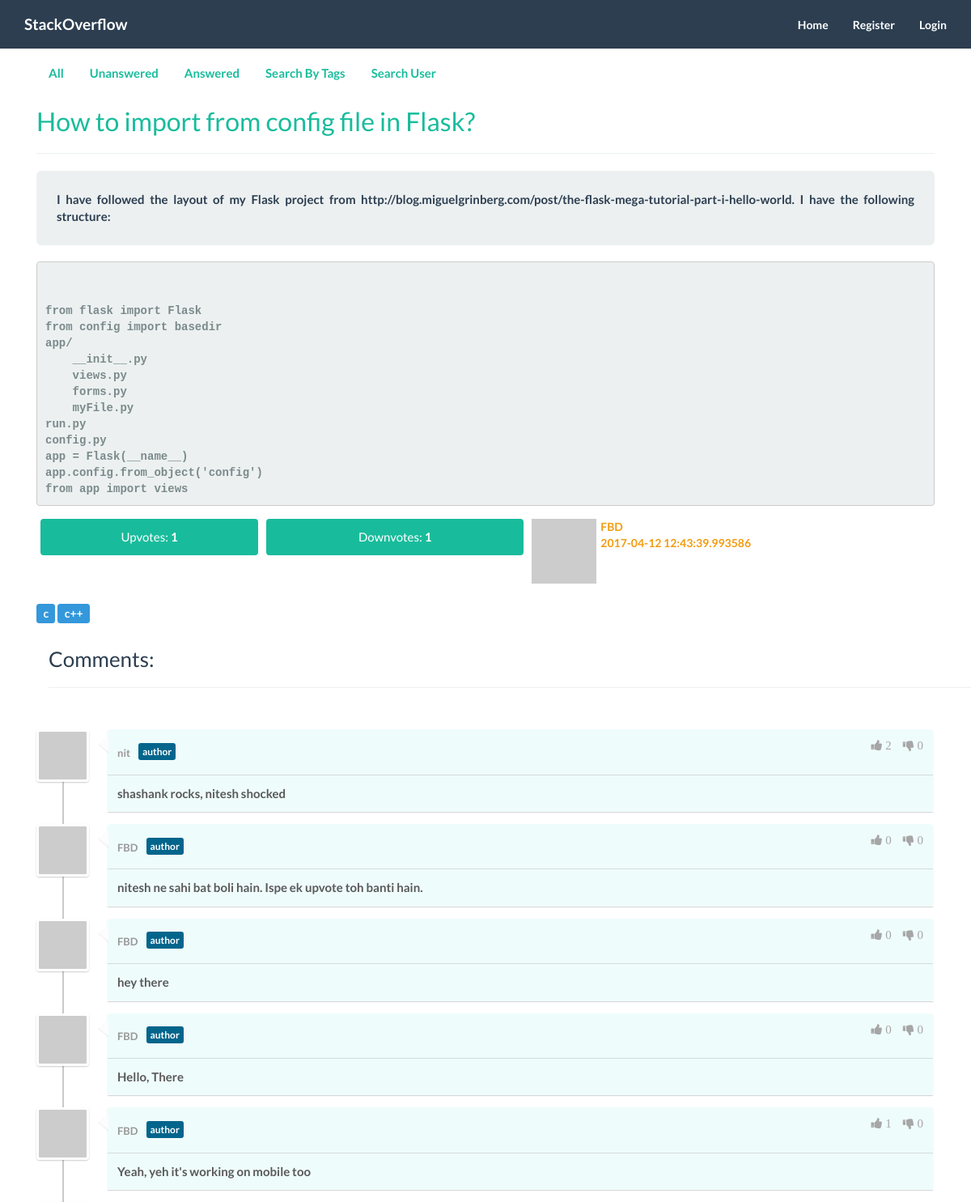
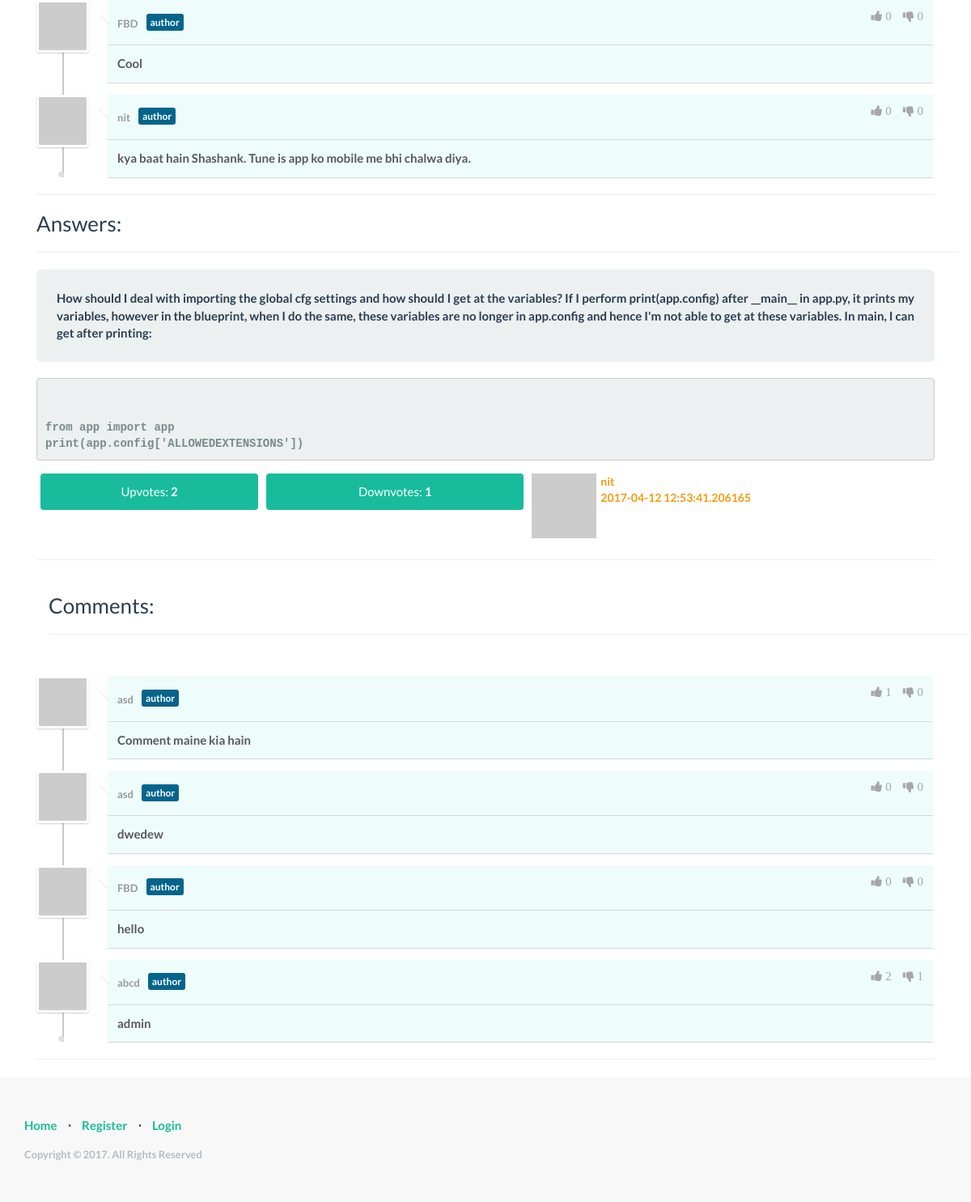
Page /question/2 on the committed database (2 pictures, top to bottom).
### app/mod_question/models.py (models this page shows, shortened)
class Question(db.Model):
	__tablename__ = "questions"
	question_id = db.Column(db.Integer, primary_key = True)
	title = db.Column(db.String)
	body = db.Column(db.Text)
	code = db.Column(db.Text)
	timestamp = db.Column(db.DateTime)
	user_id = db.Column(db.Integer, db.ForeignKey('users.user_id'))
	answers = db.relationship('Answer', backref = 'question', lazy = 'dynamic')
	comments = db.relationship('Comment', backref = 'question', lazy = 'dynamic')
	tags = db.relationship('Tag', backref = 'question', lazy = 'dynamic')
	upvotes = db.relationship('Upvote', backref = 'question', lazy = 'dynamic')
	downvotes = db.relationship('Downvote', backref = 'question', lazy = 'dynamic')
	answered = db.Column(db.Integer)

### app/mod_user/models.py (models this page shows, shortened)
class User(UserMixin, db.Model):
	__tablename__ = "users"
	user_id = db.Column(db.Integer, primary_key = True, autoincrement = True)
	username = db.Column(db.String, index = True, unique = True)
	email = db.Column(db.String, index = True, unique = True)
	password_hash = db.Column(db.String(128))
	last_seen = db.Column(db.DateTime)
	questions = db.relationship('Question', backref = 'author', lazy = 'dynamic')
	answers = db.relationship('Answer', backref = 'author', lazy = 'dynamic')
	comments = db.relationship('Comment', backref = 'author', lazy = 'dynamic')
	upvotes = db.relationship('Upvote', backref = 'author', lazy = 'dynamic')
	downvotes = db.relationship('Downvote', backref = 'author', lazy = 'dynamic')
	@property
	def password(self):
		raise AttributeError('password is not a readable attribute')
	"""This generates password based on hashing """
	@password.setter
	def password(self, password):
		self.password_hash = generate_password_hash(password)
	"""This verifies password based on hashing"""
	"""Uses gravatar API"""
	def avatar(self, size):
		return 'http://www.gravatar.com/avatar/%s?d=identicon&s=%d' % (md5(self.email.encode('utf-8')).hexdigest(), size)

### app/mod_tag/models.py (models this page shows, shortened)
class Tag(db.Model):
	__tablename__ = "tags"
	tag_id = db.Column(db.Integer, primary_key = True)
	body = db.Column(db.String)
	question_id = db.Column(db.Integer,db.ForeignKey('questions.question_id'))

### app/mod_comment/models.py (models this page shows, shortened)
class Comment(db.Model):
	__tablename__ = "comments"
	comment_id = db.Column(db.Integer, primary_key = True)
	body = db.Column(db.Text)
	user_id = db.Column(db.Integer, db.ForeignKey('users.user_id'))
	question_id = db.Column(db.Integer,db.ForeignKey('questions.question_id'))
	answer_id = db.Column(db.Integer,db.ForeignKey('answers.answer_id'))
	upvotes = db.relationship('Upvote', backref = 'comment', lazy = 'dynamic')
	downvotes = db.relationship('Downvote', backref = 'comment', lazy = 'dynamic')

### app/mod_answer/models.py (models this page shows, shortened)
class Answer(db.Model):
	__tablename__ = "answers"
	answer_id = db.Column(db.Integer, primary_key = True)
	body = db.Column(db.Text)
	code = db.Column(db.Text)
	timestamp = db.Column(db.DateTime)
	user_id = db.Column(db.Integer, db.ForeignKey('users.user_id'))
	question_id = db.Column(db.Integer, db.ForeignKey('questions.question_id'))
	comments = db.relationship('Comment', backref = 'answer', lazy = 'dynamic')
	upvotes = db.relationship('Upvote', backref = 'answer', lazy = 'dynamic')
	downvotes = db.relationship('Downvote', backref = 'answer', lazy = 'dynamic')

### app/mod_question/views.py (the view)
@mod_question.route('/question/<question_id>', methods = ['GET', 'POST'])
def showQuestion(question_id):
	question = Question.query.filter_by(question_id = question_id).all()
	if not question:
		return redirect(url_for('index'))
	answers = Answer.query.filter_by(question_id = question_id).all()
	answers = question[0].answers
	comments = Comment.query.filter_by(question_id = question_id).all()
	enabled = True
	if g.user.is_authenticated and len(Answer.query.filter_by(question_id = question_id, user_id = g.user.user_id).all()):
		enabled = False
	return render_template('mod_question/showQuestion.html', title = question[0].title, questions = question, answers = answers, enabled = enabled, comments = comments)

### app/templates/mod_question/showQuestion.html (shortened to what this page needs)
{% extends "base.html" %}
{% block body %}
<div class="container">
    <div class="col-md-12 text-center">
        <ul class="nav nav-pills">
            <li><a href="{{ url_for('mod_home.index') }}">All</a></li>
            <li><a href="{{ url_for('mod_question.unansweredQuestions') }}">Unanswered</a></li>
            <li><a href="{{ url_for('mod_question.answeredQuestions') }}">Answered</a></li>
            <li><a href="{{ url_for('mod_tag.searchByTags') }}">Search By Tags</a></li>
            <li><a href="{{ url_for('mod_user.profile') }}">Search User</a></li>
        </ul>
    </div>
    <br>
    <div class="col-md-12 text-center">
        {% for question in questions %}
            {% include 'mod_question/question.html' %}
        {% endfor %}
    </div>
    <div class="container">
        <h3>Answers: </h3>
        <hr>
    </div>
    <div class="col-md-12 text-center">
        {% for answer in answers %}
            {% include 'mod_answer/answer.html' %}
        {% endfor %}
    </div>
    <br>
</div>
{% endblock %}

### app/templates/base.html (shortened to what this page needs)
<html>
<head>
    <link rel="stylesheet" type="text/css" href="/static/css/style.css">
    <link rel="stylesheet" type="text/css" href="/static/css/theme.min.css">
    <link rel="stylesheet" type="text/css" href="/static/css/newStyle.css">
    <link rel="stylesheet" type="text/css" href="/static/css/comments.css">
    <link href="//maxcdn.bootstrapcdn.com/font-awesome/4.2.0/css/font-awesome.min.css" rel="stylesheet">
    <link rel="stylesheet" href="http://bootstrap-tagsinput.github.io/bootstrap-tagsinput/dist/bootstrap-tagsinput.css">
</head>
<body>
    <nav class="navbar navbar-default navbar-fixed-top topnav" role="navigation">
        <div class="container topnav">
          <div class="navbar-header">
              <a class="navbar-brand topnav" href="{{ url_for('mod_home.index') }}">StackOverflow</a>
          </div>
          <div class="collapse navbar-collapse" id="bs-example-navbar-collapse-1">
              <ul class="nav navbar-nav navbar-right">
                {% if current_user.is_authenticated %}
                  <li><a href="{{ url_for('mod_user.dashboard') }}">Dashboard</a></li>
                  <li><a href="{{ url_for('mod_user.profile', username = g.user.username) }}">My Profile</a></li>
                  <li><a href="{{ url_for('mod_auth.logout') }}">Logout</a></li>
                  <li><a><i class="fa fa-user"></i>  Hi, {{ current_user.username }}!</a></li>
                {% else %}
                  <li><a href="{{ url_for('mod_home.index') }}">Home</a></li>
                  <li><a href="{{ url_for('mod_auth.register') }}">Register</a></li>
                  <li><a href="{{ url_for('mod_auth.login') }}">Login</a></li>
                {% endif %}
              </ul>
          </div>
        </div>
    </nav>
    <div class="wrapper">
      {% block body %}
      {% endblock %}
      <div class="push"></div>
    </div>
    <footer>
        <div class="container">
            <div class="row">
                <div class="col-lg-12">
                    <ul class="list-inline">
                        <li><a href="{{ url_for('mod_home.index') }}">Home</a></li>
                        <li class="footer-menu-divider">⋅</li>
                        {% if current_user.is_authenticated %}
                          <li><a href="{{ url_for('mod_auth.logout') }}"></a></li>
                        {% else %}
                        <li><a href="{{ url_for('mod_auth.register') }}">Register</a></li>
                        <li class="footer-menu-divider">⋅</li>
                        <li><a href="{{ url_for('mod_auth.login') }}">Login</a></li>
                        {% endif %}
                    </ul>
                    <p class="copyright text-muted small">Copyright © 2017. All Rights Reserved</p>
                </div>
            </div>
        </div>
    </footer>
</body>
</html>

### app/templates/mod_question/question.html (shortened to what this page needs)
<h2 style="text-align: left;"><a href="#">{{ question.title }}</a></h2>
<hr>
<div class="well well-lg">
	{{ question.body }}
</div>
<pre class="prettyprint" style="text-align: justify;">
	{{ question.code }}
</pre>
<table class="table table-condensed" style="padding: 0px; margin-right: 0px;">
	<tr>
		<td>
		{% if current_user.is_authenticated and vote_allowed_check(question.question_id, 1, 1) %}
			<!--<a href = "{{ url_for('mod_vote.questionUpvote', question_id = question.question_id) }}" class="btn btn-success btn-block btn-default">Upvotes:
				<span style="font-weight: bold;">{{ question.upvotes.all()|length }}</span>
			</a>-->
			<a id="question-upvote-{{ question.question_id }}" class="btn btn-success btn-block btn-default" onclick="questionUpvote(this)">Upvotes:
				<span style="font-weight: bold;">{{ question.upvotes.all()|length }}</span>
			</a>
		{% else %}
			<a href = "{{ url_for('mod_vote.questionUpvote', question_id = question.question_id) }}" onclick="return false;" style="cursor: default;" class="btn btn-success btn-block btn-default">Upvotes:
				<span style="font-weight: bold;">{{ question.upvotes.all()|length }}
				</span>
			</a>
		{% endif %}
		</td>
		<td>
		{% if current_user.is_authenticated and vote_allowed_check(question.question_id, 2, 1) %}
			<!--<a href = "{{ url_for('mod_vote.questionDownvote', question_id = question.question_id) }}"  class="btn btn-success btn-block btn-default">Downvotes:
				<span style="font-weight: bold;">{{ question.downvotes.all()|length }}
				</span>
			</a>-->
			<a id="question-downvote-{{ question.question_id }}" class="btn btn-success btn-block btn-default" onclick="questionDownvote(this)">Downvotes:
				<span style="font-weight: bold;">{{ question.downvotes.all()|length }}</span>
			</a>
		{% else %}
			<a href = "{{ url_for('mod_vote.questionDownvote', question_id = question.question_id) }}" onclick="return false;" style="cursor: default;" class="btn btn-success btn-block btn-default">Downvotes:
				<span style="font-weight: bold;">{{ question.downvotes.all()|length }}
				</span>
			</a>
		{% endif %}
		</td>
		<td>
			<img src="{{ question.author.avatar(40) }}" style="float: left; padding-right: 5px;">
			<p class="text-warning" style="padding-left: 10px; font-size: 14px; font-weight: bold;">
				{{ question.author.username }}<br>{{ question.timestamp }}
			</p>
		</td>
	</tr>
</table>
<p style="text-align: left;">
	{% for tag in question.tags %}
		<span class="label label-info" style="font-size: 14px;">{{ tag.body }}</span>
	{% endfor %}
</p>
<div class="container">
	<h3 style="text-align: left;">Comments: </h3>
	<hr>
</div>
<div class="comments-container">
	<ul id="comments-list" class="comments-list">
	{% for comment in comments %}
		{% include 'mod_comment/comments.html' %}
	{% endfor %}
</div>
<hr>

### app/templates/mod_comment/comments.html
<li>
	<div class="comment-main-level" >
	<div class="comment-avatar"><img src="{{ user(comment.user_id).avatar(120) }}" alt=""></div>
		<div class="comment-box">
			<div class="comment-head">
				<h6 class="comment-name by-author">
					<span class="comment-author">
						{{ user(comment.user_id).username }}
					</span>
				</h6>
				{% if current_user.is_authenticated and vote_allowed_check(comment.comment_id, 2, 3) %}
					<a id="downvote-{{ comment.comment_id }}" onclick="downvote(this)">
						<i class="fa fa-thumbs-down"> {{ comment.downvotes.all()|length }} </i>
					</a>
				{% else %}
					<a href = "{{ url_for('mod_vote.commentDownvote', comment_id = comment.comment_id) }}" onclick="return false;" style="cursor: default;" ><i class="fa fa-thumbs-down"> {{ comment.downvotes.all()|length }} </i></a>
				{% endif %}
				{% if current_user.is_authenticated and vote_allowed_check(comment.comment_id, 1, 3) %}
					<a id="upvote-{{ comment.comment_id }}" onclick="upvote(this)">
						<i class="fa fa-thumbs-up"> {{ comment.upvotes.all()|length }}</i>
					</a>
				{% else %}
					<a href="{{ url_for('mod_vote.commentUpvote', comment_id = comment.comment_id) }}" onclick="return false;" style="cursor: default;" ><i class="fa fa-thumbs-up"> {{ comment.upvotes.all()|length }} </i></a>
				{% endif %}
			</div>
			<div class="comment-content" style="text-align: justify;">
				{{ comment.body }}
			</div>
		</div>
	</div>
</li>

### app/templates/mod_answer/answer.html (shortened to what this page needs)
<div class="well well-lg">
	{{ answer.body }}
</div>
<pre class="prettyprint", style="text-align: justify;">
	{{ answer.code }}
</pre>
<table class="table table-condensed" style="padding: 0px; margin-right: 0px;">
	<tr>
		<td>
		{% if current_user.is_authenticated and vote_allowed_check(answer.answer_id, 1, 2) %}
			<!--<a href = "{{ url_for('mod_vote.answerUpvote', answer_id = answer.answer_id) }}" class="btn btn-success btn-block btn-default">Upvotes:
				<span style="font-weight: bold;">{{ answer.upvotes.all()|length }}
				</span>
			</a>-->
			<a id="answer-upvote-{{ answer.answer_id }}" class="btn btn-success btn-block btn-default" onclick="answerUpvote(this)">
			Upvotes:
				<span style="font-weight: bold;">{{ answer.upvotes.all()|length }}</span>
			</a>
		{% else %}
			<a href = "{{ url_for('mod_vote.answerUpvote', answer_id = answer.answer_id) }}" onclick="return false;" style="cursor: default;" class="btn btn-success btn-block btn-default">Upvotes:
				<span style="font-weight: bold;">{{ answer.upvotes.all()|length }}
				</span>
			</a>
		{% endif %}
		</td>
		<td>
		{% if current_user.is_authenticated and vote_allowed_check(answer.answer_id, 2, 2) %}
			<!--<a href = "{{ url_for('mod_vote.answerDownvote', answer_id = answer.answer_id) }}" class="btn btn-success btn-block btn-default">Downvotes:
				<span style="font-weight: bold;">{{ answer.downvotes.all()|length }}
				</span>
			</a>-->
			<a id="answer-downvote-{{ answer.answer_id }}" class="btn btn-success btn-block btn-default" onclick="answerDownvote(this)">Downvotes:
				<span style="font-weight: bold;">{{ answer.downvotes.all()|length }}</span>
			</a>
		{% else %}
			<a href = "{{ url_for('mod_vote.answerDownvote', answer_id = answer.answer_id) }}" onclick="return false;" style="cursor: default;" class="btn btn-success btn-block btn-default">Downvotes:
				<span style="font-weight: bold;">{{ answer.downvotes.all()|length }}
				</span>
			</a>
		{% endif %}
		</td>
		<td>
			<img src="{{ answer.author.avatar(40) }}" style="float: left; padding-right: 5px;">
			<p class="text-warning" style="padding-left: 10px; font-size: 14px; font-weight: bold;">
				{{ answer.author.username }}<br>{{ answer.timestamp }}
			</p>
		</td>
	</tr>
</table>
<hr>
<div class="container">
	<h3 style="text-align: justify;">Comments: </h3>
	<hr>
</div>
<div class="comments-container">
	<ul id="comments-list" class="comments-list">
	{% for comment in get_answer_comments(answer.answer_id) %}
		{% include 'mod_comment/comments.html' %}
	{% endfor %}
</div>
<hr>

### rows in the picture
Question: title "How to import from config file in Flask?", body "I have followed the layout of my Flask project from http://blog.miguelgrinberg.com/post/the-flask-mega-tutorial-part-i-hello-world. I have the following structure:", code "from flask import Flask from config import basedir app/ __init__.py views.py forms.py myFile.py run.py config.py app = Flask(__name__) app.config.from_object('config') from app import views", upvotes.all|length "1", downvotes.all|length "1", author.username "FBD", timestamp "2017-04-12 12:43:39.993586"
Tag: body "c"
Tag: body "c++"
Comment: downvotes.all|length "0", upvotes.all|length "2", body "shashank rocks, nitesh shocked"
User: username "nit"
Comment: downvotes.all|length "0", upvotes.all|length "0", body "nitesh ne sahi bat boli hain. Ispe ek upvote toh banti hain."
User: username "FBD"
Comment: downvotes.all|length "0", upvotes.all|length "0", body "hey there"
Comment: downvotes.all|length "0", upvotes.all|length "0", body "Hello, There"
Comment: downvotes.all|length "0", upvotes.all|length "1", body "Yeah, yeh it's working on mobile too"
Comment: downvotes.all|length "0", upvotes.all|length "0", body "Cool"
Comment: downvotes.all|length "0", upvotes.all|length "0", body "kya baat hain Shashank. Tune is app ko mobile me bhi chalwa diya."
Answer: body "How should I deal with importing the global cfg settings and how should I get at the variables? If I perform print(app.config) after __main__ in app.py, it prints my variables, however in the blueprint, when I do the same, these variables are no longer in app.config and hence I'm not able to get at these variables. In main, I can get after printing:", code "from app import app print(app.config['ALLOWEDEXTENSIONS'])", upvotes.all|length "2", downvotes.all|length "1", author.username "nit", timestamp "2017-04-12 12:53:41.206165"
Comment: downvotes.all|length "0", upvotes.all|length "1", body "Comment maine kia hain"
User: username "asd"
Comment: downvotes.all|length "0", upvotes.all|length "0", body "dwedew"
Comment: downvotes.all|length "0", upvotes.all|length "0", body "hello"
Comment: downvotes.all|length "1", upvotes.all|length "2", body "admin"
User: username "abcd"
